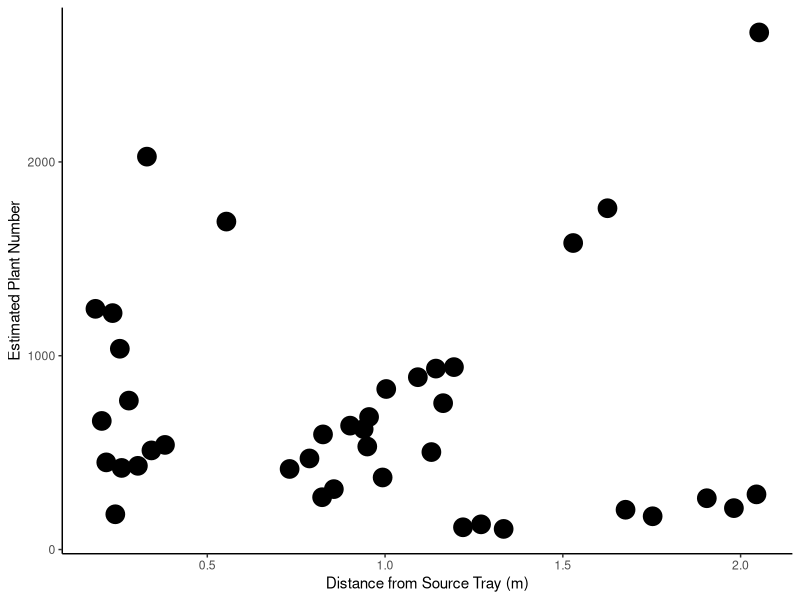
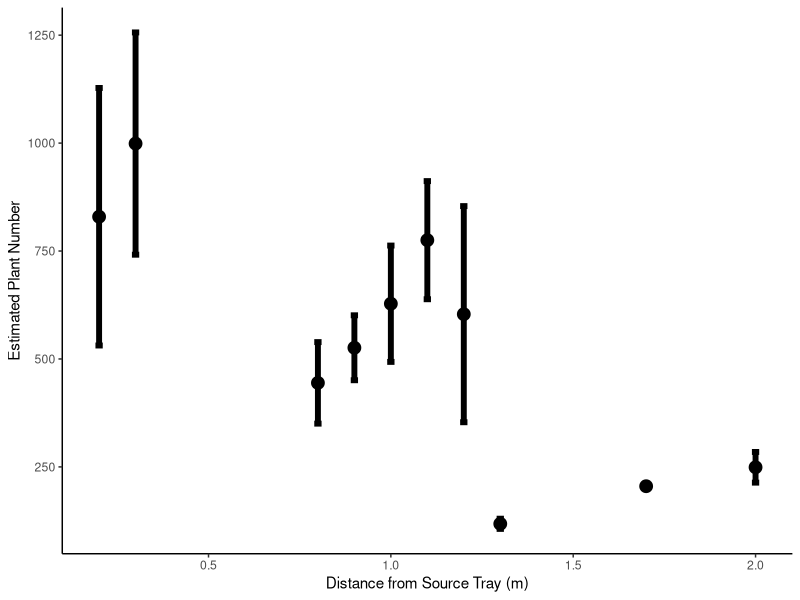
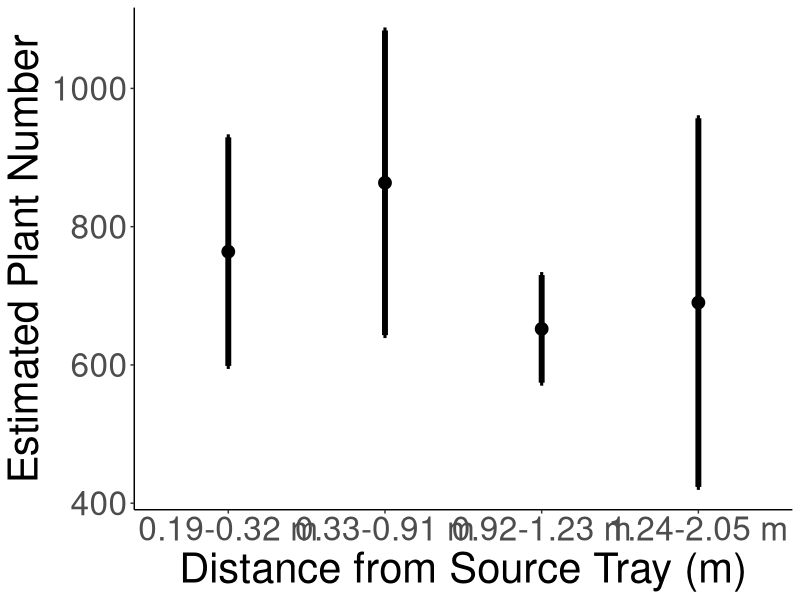
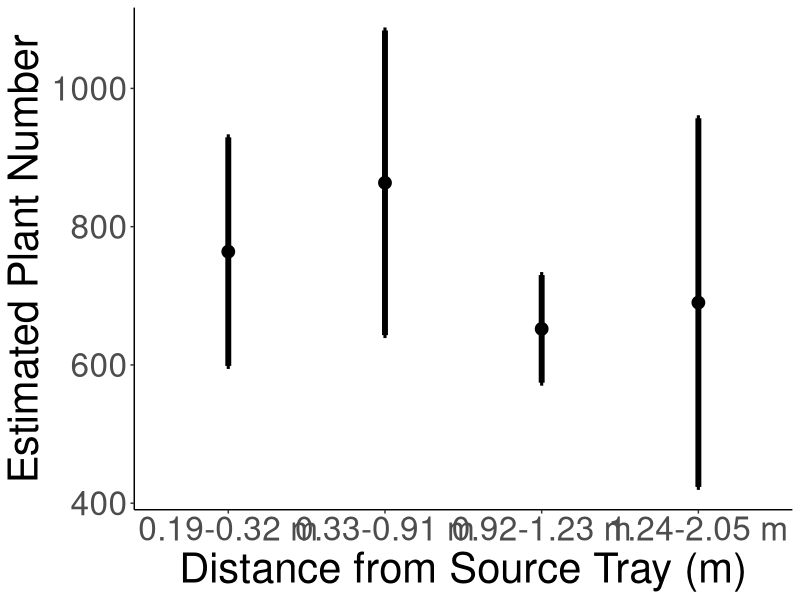

These figures' R source, in order:
## ---- chunk 1
knitr::opts_chunk$set(echo = TRUE)
## ---- chunk 2
library(tidyverse)

sem <- function(x, na.rm=FALSE) {           #for caclulating standard error
  sd(x,na.rm=na.rm)/sqrt(length(na.omit(x)))
} 
## ---- chunk 3
disp_dist <- read_csv("../input/DispKernelR.csv")
## ---- chunk 4
disp_dist_means <- disp_dist %>% 
  group_by(DistanceMeters) %>% 
  summarise(meanDisp=mean(PlantN, na.rm=TRUE), semDisp=sem(PlantN, na.rm = TRUE))

disp_dist_means %>% 
  ggplot(aes(x=DistanceMeters, y=meanDisp)) +
  geom_point(size=6) + 
  #geom_errorbar(aes(ymin=meanDisp-semDisp,ymax=meanDisp+semDisp),width=.02, linewidth = 2) +
  theme_classic() + 
  labs(y="Estimated Plant Number", x="Distance from Source Tray (m)") #+
 # theme(text=element_text(size=30))
## ---- chunk 5
disp_dist_means_round <- disp_dist %>% 
  mutate(roundDist=round(DistanceMeters, digits=1)) %>% 
  group_by(roundDist) %>% 
  summarise(meanDisp=mean(PlantN, na.rm=TRUE), semDisp=sem(PlantN, na.rm = TRUE), n=n()) %>% 
  filter(!is.na(semDisp)) #only keep distances with multiple data points 

disp_dist_means_round %>% 
  ggplot(aes(x=roundDist, y=meanDisp)) +
  geom_point(size=4) + 
 # geom_smooth() +
  geom_errorbar(aes(ymin=meanDisp-semDisp,ymax=meanDisp+semDisp),width=.02, linewidth = 2) +
  theme_classic() + 
  labs(y="Estimated Plant Number", x="Distance from Source Tray (m)") #+
 # theme(text=element_text(size=30))
## ---- chunk 6
summary(disp_dist)
disp_dist_means_bins <- disp_dist %>% 
  mutate(Distbins=if_else(DistanceMeters<=0.3239, "Bin_1",
                          if_else(DistanceMeters<=0.9132, "Bin_2",
                          if_else(DistanceMeters<=1.2319, "Bin_3", "Bin_4")))) %>% 
  group_by(Distbins) %>% 
  summarise(meanDisp=mean(PlantN, na.rm=TRUE), semDisp=sem(PlantN, na.rm = TRUE), n=n()) 
disp_dist_means_bins

disp_dist_means_bins %>% 
  ggplot(aes(x=Distbins, y=meanDisp)) +
  geom_point(size=4) + 
  geom_errorbar(aes(ymin=meanDisp-semDisp,ymax=meanDisp+semDisp),width=.02, linewidth = 2) +
  theme_classic() + 
  scale_x_discrete(labels=c("Bin_1" = "0.19-0.32 m", "Bin_2" = "0.33-0.91 m",
                              "Bin_3" = "0.92-1.23 m", "Bin_4" = "1.24-2.05 m")) +
  labs(y="Estimated Plant Number", x="Distance from Source Tray (m)") +
 theme(text=element_text(size=30))
ggsave("../output/SeedN_Dist_ContBins.png", width = 12, height = 8, units = "in")
